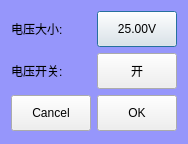
<?xml version="1.0" encoding="UTF-8"?>
<ui version="4.0">
 <class>clsHightVoltage</class>
 <widget class="QDialog" name="clsHightVoltage">
  <property name="geometry">
   <rect>
    <x>0</x>
    <y>0</y>
    <width>182</width>
    <height>144</height>
   </rect>
  </property>
  <property name="windowTitle">
   <string>Dialog</string>
  </property>
  <property name="styleSheet">
   <string notr="true">QDialog
{
	background-color:rgb(150,150,251);
}</string>
  </property>
  <layout class="QGridLayout" name="gridLayout">
   <item row="0" column="0">
    <layout class="QHBoxLayout" name="horizontalLayout">
     <item>
      <widget class="QLabel" name="label">
       <property name="styleSheet">
        <string notr="true">font: 12pt &quot;楷体&quot;;</string>
       </property>
       <property name="text">
        <string>电压大小:</string>
       </property>
      </widget>
     </item>
     <item>
      <widget class="QPushButton" name="btnVoltage">
       <property name="minimumSize">
        <size>
         <width>0</width>
         <height>36</height>
        </size>
       </property>
       <property name="styleSheet">
        <string notr="true">font: 12pt &quot;楷体&quot;;</string>
       </property>
       <property name="text">
        <string>25.00V</string>
       </property>
      </widget>
     </item>
    </layout>
   </item>
   <item row="1" column="0">
    <layout class="QHBoxLayout" name="horizontalLayout_2">
     <item>
      <widget class="QLabel" name="label_2">
       <property name="styleSheet">
        <string notr="true">font: 12pt &quot;楷体&quot;;</string>
       </property>
       <property name="text">
        <string>电压开关:</string>
       </property>
      </widget>
     </item>
     <item>
      <widget class="QPushButton" name="btnSwitch">
       <property name="minimumSize">
        <size>
         <width>0</width>
         <height>36</height>
        </size>
       </property>
       <property name="styleSheet">
        <string notr="true">font: 12pt &quot;楷体&quot;;</string>
       </property>
       <property name="text">
        <string>开</string>
       </property>
      </widget>
     </item>
    </layout>
   </item>
   <item row="2" column="0">
    <layout class="QHBoxLayout" name="horizontalLayout_3">
     <item>
      <spacer name="horizontalSpacer">
       <property name="orientation">
        <enum>Qt::Horizontal</enum>
       </property>
       <property name="sizeHint" stdset="0">
        <size>
         <width>40</width>
         <height>20</height>
        </size>
       </property>
      </spacer>
     </item>
     <item>
      <widget class="QPushButton" name="btnCancel">
       <property name="minimumSize">
        <size>
         <width>0</width>
         <height>36</height>
        </size>
       </property>
       <property name="styleSheet">
        <string notr="true">font: 12pt &quot;楷体&quot;;</string>
       </property>
       <property name="text">
        <string>Cancel</string>
       </property>
      </widget>
     </item>
     <item>
      <widget class="QPushButton" name="btnOK">
       <property name="minimumSize">
        <size>
         <width>0</width>
         <height>36</height>
        </size>
       </property>
       <property name="styleSheet">
        <string notr="true">font: 12pt &quot;楷体&quot;;</string>
       </property>
       <property name="text">
        <string>OK</string>
       </property>
      </widget>
     </item>
    </layout>
   </item>
  </layout>
 </widget>
 <resources/>
 <connections/>
</ui>
